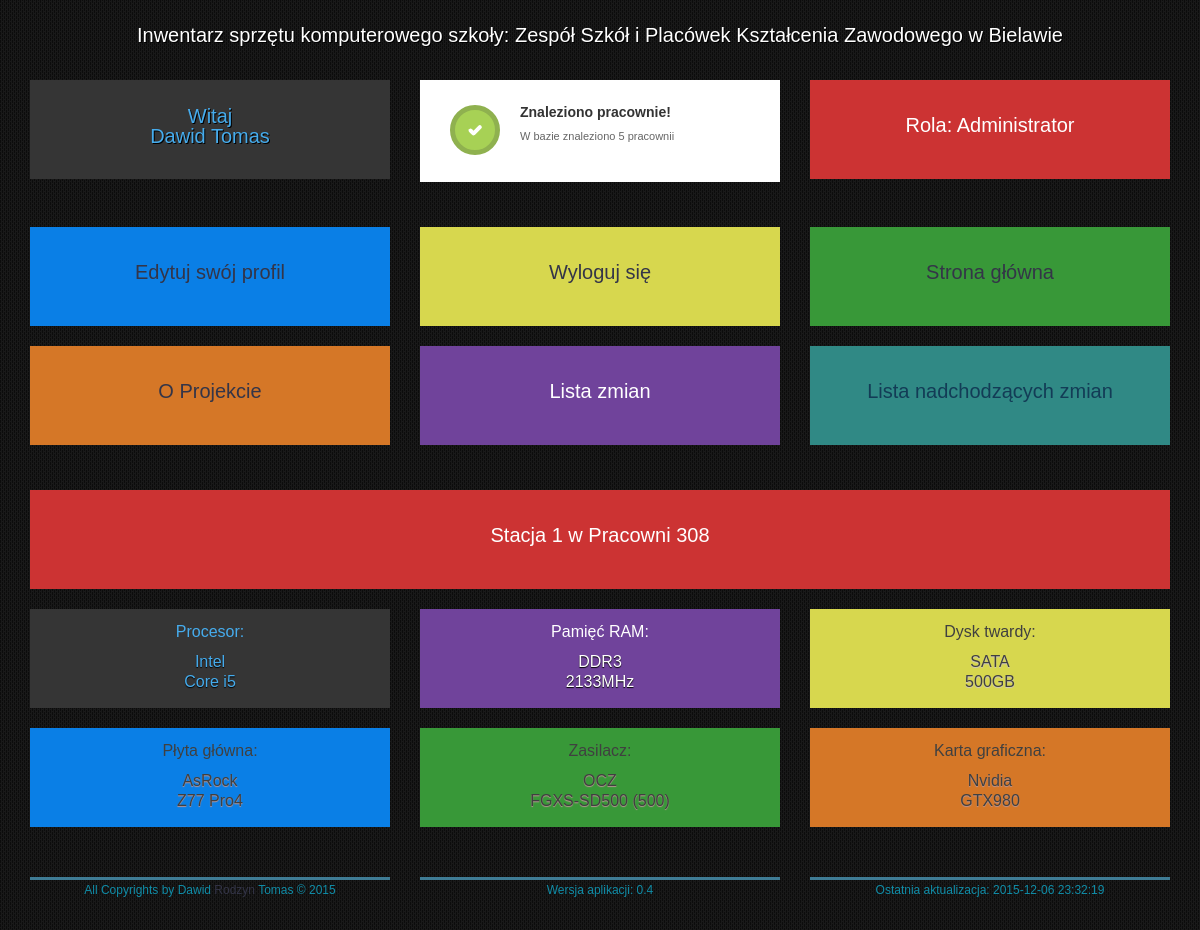
The app's page /stanowisko.php?pracownia=308&stanowisko=1 (signed in) with its own data.
### tables this page shows
CREATE TABLE IF NOT EXISTS `ustawienia` (
  `id` int(255) NOT NULL,
  `nazwa-szkoly` text NOT NULL,
  `wersja-apki` float NOT NULL,
  `data-aktualizacji` datetime NOT NULL
);

CREATE TABLE IF NOT EXISTS `uzytkownicy` (
  `id` int(10) NOT NULL,
  `imie` varchar(255) NOT NULL,
  `nazwisko` varchar(255) NOT NULL,
  `admin` int(10) NOT NULL,
  `login` varchar(255) NOT NULL,
  `haslo` varchar(255) NOT NULL
);

CREATE TABLE IF NOT EXISTS `pracownia_308` (
  `id` int(11) NOT NULL,
  `nazwa` varchar(255) NOT NULL,
  `procesor_producent` varchar(255) NOT NULL,
  `procesor_model` varchar(255) NOT NULL,
  `ram_typ` varchar(10) NOT NULL,
  `ram_taktowanie` int(10) NOT NULL,
  `dysk_interfejs` varchar(10) NOT NULL,
  `dysk_pojemnosc` int(10) NOT NULL,
  `mobo_producent` varchar(255) NOT NULL,
  `mobo_model` varchar(255) NOT NULL,
  `zasilacz_producent` varchar(255) NOT NULL,
  `zasilacz_model` varchar(255) NOT NULL,
  `zasilacz_moc` int(255) NOT NULL,
  `grafika_producent` varchar(255) NOT NULL,
  `grafika_model` varchar(255) DEFAULT NULL
);

### libs/pracownie-lib.php (called while the page is built, shortened)
<?php
    class Pracownie
    {
        public function iloscPracowni() {
            require('dbconnect.php');
            $ile_pracownii = "SELECT id FROM listapracownii";
            $pobierz_ilosc = mysqli_query($polaczenie, $ile_pracownii);
            $ilosc = mysqli_num_rows($pobierz_ilosc);
            return $ilosc;
        }
    }
?>

### libs/stanowisko-lib.php (the view, shortened to what this page needs)
<?php
    class Stanowisko {
        public function podstawoweDane($id_pracowni, $id_kompa) {
            require('dbconnect.php');
            $dane_stacji = "SELECT * FROM pracownia_$id_pracowni WHERE id=$id_kompa";
            $pobierz_stacje = mysqli_query($polaczenie, $dane_stacji);
            $dane_stanowiska = $pobierz_stacje->fetch_assoc();
            $dysk_poj = $dane_stanowiska['dysk_pojemnosc'];
            echo '<div class="row odstep">
                    <div class="col-md-4">
                        <div class="procesor kafelek brazowy">
                            <p class="procesor">Procesor:</p>
                            <p class="dane-procesora">'.$dane_stanowiska['procesor_producent'].'<br>'.$dane_stanowiska['procesor_model'].'</p>
                        </div>
                    </div>
                    <div class="col-md-4">
                        <div class="ram kafelek fioletowy">
                            <p class="ram">Pamięć RAM:</p>
                            <p class="dane-ram">'.$dane_stanowiska['ram_typ'].'<br>'.$dane_stanowiska['ram_taktowanie'].'MHz</p>
                        </div>
                    </div>
                    <div class="col-md-4">
                        <div class="dysk kafelek zolty">
                            <p class="dysk">Dysk twardy:</p>
                            <p class="dane-dysk">'.
                                $dane_stanowiska['dysk_interfejs']
                            .'<br>'.
                                (($dysk_poj > 1000) ? ($dysk_poj/1000).'TB' : $dysk_poj.'GB')
                            .'</p>
                        </div>
                    </div>
                   </div>
                ';
            echo '<div class="row odstep">
                    <div class="col-md-4">
                        <div class="plyta-glowna kafelek niebieski">
                            <p class="plyta-glowna">Płyta główna:</p>
                            <p class="dane-plyta-glowna">'.$dane_stanowiska['mobo_producent'].'<br>'.$dane_stanowiska['mobo_model'].'</p>
                        </div>
                    </div>
                    <div class="col-md-4">
                        <div class="zasilacz kafelek zielony">
                            <p class="zasilacz">Zasilacz:</p>
                            <p class="dane-zasilacz">'.$dane_stanowiska['zasilacz_producent'].'<br>'.$dane_stanowiska['zasilacz_model'].' ('.$dane_stanowiska['zasilacz_moc'].')</p>
                        </div>
                    </div>
                    <div class="col-md-4">
                        <div class="karta-graficzna kafelek pomaranczowy">
                            <p class="karta-graficzna">Karta graficzna:</p>
                            <p class="dane-karta-graficzna">'.$dane_stanowiska['grafika_producent'].'<br>'.$dane_stanowiska['grafika_model'].'</p>
                        </div>
                    </div>
                  </div>
            ';
        }
    }
?>

### header.php (shortened to what this page needs)
<?php
require_once('libs/inwentarz-lib.php');
require_once('libs/pracownie-lib.php');
require_once('libs/stanowisko-lib.php');
$inwentarz = new Inwentarz();
$pracownie = new Pracownie();
$dane_usera = $inwentarz->daneZalogowanego();
?>
<!docType HTML>
<html>
<head>
    <title>Inwentarz dla szkoły <?php $inwentarz->nazwaSzkoly(); ?></title>
    <link rel="stylesheet" type="text/css" href="css/bootstrap.min.css">
    <link rel="stylesheet" type="text/css" href="css/panel.css">
    <link rel="stylesheet" type="text/css" href="css/powiadomienia.css">
</head>
<body>
<header id="header">
    <div class="container">
        <div class="row">
            <div class="col-md-12">
                <div class="szkola">
                    <p>Inwentarz sprzętu komputerowego szkoły: <?php $inwentarz->nazwaSzkoly(); ?></p>
                </div>
            </div>
        </div>
        <div class="row oddziel">
            <div class="col-md-4">
                <div class="dane-uzytkownika kafelek brazowy">
                    <p class="srodkuj">Witaj <br><?php echo $dane_usera['imie']; ?> <?php echo $dane_usera['nazwisko'];?></p>
                </div>
            </div>
            <div class="col-md-4">
                <div class="powiadomienie bialy">
                    <?php $ile = $pracownie->iloscPracowni();
                    if ($ile == 0) { echo '
                            <section class="notif notif-warning">
                                <h6 class="notif-title">Nie znalezniono pracowni!</h6>
                                <p>W bazie nie znaleziono żadnej pracowni!</p>
                            </section>';
                    } else { ?>
                        <section class="notif notif-notice">
                            <h6 class="notif-title">Znaleziono pracownie!</h6>
                            <p>W bazie znaleziono  <?php if($ile == 1 || $ile == 2 || $ile == 3 || $ile == 4) {echo $ile.' pracownie';} else {echo $ile.' pracownii';}?></p>
                        </section>
                    <?php } ?>
                </div>
            </div>
            <div class="col-md-4">
                <div class="uprawnienia kafelek czerwony">
                    <p class="uprawnienie srodkuj">Rola: <?php $inwentarz->rolaUsera();?></p>
                </div>
            </div>
        </div>
    </div>
</header>
<acticle>
    <div class="container oddziel">
        <div class="row odstep">
            <div class="col-md-4">
                <div class="edytuj-profil kafelek niebieski">
                    <a href="#"><p class="srodek">Edytuj swój profil</p></a>
                </div>
            </div>
            <div class="col-md-4">
                <div class="wyloguj kafelek zolty">
                    <a href="?id=wyloguj">
                        <p>Wyloguj się</p>
                    </a>
                </div>
            </div>
            <div class="col-md-4">
                <div class="lista-userow kafelek zielony">
                    <a href="panel.php">
                        <p>Strona główna</p>
                    </a>
                </div>
            </div>
        </div>
        <div class="row odstep">
            <div class="col-md-4">
                <div class="o-projekcie kafelek pomaranczowy">
                    <a href="oprojekcie.php">
                        <p>O Projekcie</p>
                    </a>
                </div>
            </div>
            <div class="col-md-4">
                <div class="changelog kafelek fioletowy">
                    <a href="#">
                        <p>Lista zmian</p>
                    </a>
                </div>
            </div>
            <div class="col-md-4">
                <div class="to-do-list kafelek morski">
                    <a href="#">
                        <p>Lista nadchodzących zmian</p>
                    </a>
                </div>
            </div>
        </div>
    </div>

### libs/inwentarz-lib.php (shortened to what this page needs)
<?php
class Inwentarz {
    public function nazwaSzkoly() {
        require('dbconnect.php');
        $szkola_nazwa = "SELECT * FROM ustawienia";
        $nazwa = $polaczenie->query($szkola_nazwa);
        while($szkola = $nazwa->fetch_assoc()) {
            echo $szkola["nazwa-szkoly"];
        }
    }
    public function rolaUsera() {
        $inwentarz = new Inwentarz();
        $rola = $inwentarz->daneZalogowanego();
        if($rola['id'] == 1) {
            echo 'Administrator';
        } else {
            echo 'Użytkownik';
        }
    }
    public function wersjaAplikacji() {
        require('dbconnect.php');
        $wersja_apki = "SELECT * FROM ustawienia";
        $nazwa = $polaczenie->query($wersja_apki);
        while($wersja = $nazwa->fetch_assoc()) {
            echo $wersja["wersja-apki"];
        }
    }
    public function dataAktualizacji() {
        require('dbconnect.php');
        $data_aktualizacji = "SELECT * FROM ustawienia";
        $nazwa = $polaczenie->query($data_aktualizacji);
        while($data = $nazwa->fetch_assoc()) {
            echo $data["data-aktualizacji"];
        }
    }
    public function daneZalogowanego($user_id = -1) {
        require('dbconnect.php');
        if($user_id == -1) {
            $user_id = $_SESSION['uzytkownik_id'];
        }
        $informacje = "SELECT * FROM uzytkownicy WHERE id = '$user_id' LIMIT 1";
        $pobierz_info = mysqli_query($polaczenie, $informacje);
        return mysqli_fetch_assoc($pobierz_info);
    }
}
?>

### css/panel.css (style rules this page uses)
*::after, *::before { box-sizing: unset; }
.oddziel { margin-top: 25px; }
.odstep { margin-top: 20px; }
body { background-image: url('../imgs/bg.png') !important; }
body #header .szkola { margin-top: 25px; }
body #header .szkola p { text-align: center; color: #FFF; text-shadow: 1px 1px 0px #000; font-size: 20px; }
body #header .dane-uzytkownika p { text-align: center; color: #FFF; text-shadow: 1px 1px 0px #000; font-size: 20px; }
body a { color: #343548; text-decoration: none !important; -webkit-transition: all 500ms; -moz-transition: all 500ms; -ms-transition: all 500ms; -o-transition: all 500ms; transition: all 500ms; }
body p.procesor, body p.ram, body p.dysk, body p.plyta-glowna, body p.zasilacz, body p.karta-graficzna { text-align: center; padding-top: 13px; font-size: 16px; }
body p.dane-procesora, body p.dane-ram { padding-top: 0px; text-align: center; font-size: 16px; text-shadow: 0px 1px 1px #000001; }
body p.dane-dysk, body p.dane-plyta-glowna, body p.dane-zasilacz, body p.dane-karta-graficzna { padding-top: 0px; text-align: center; font-size: 16px; text-shadow: 0px 1px 1px #BA9595; }
body p.dane-dysk { text-shadow: 0px 1px 1px #CEC6C6; }
body .kafelek { height: 99px; }
body .brazowy { background-color: #353535; }
body .brazowy p { color: #46aced !important; }
body .brazowy p.srodkuj { color: #46aced !important; padding-top: 26px; }
body .bialy { background-color: #ffffff; }
body .bialy .notif { border-radius: 0px !important; }
body .czerwony { background-color: #C33 !important; }
body .czerwony p { color: white; text-align: center; padding-top: 35px; font-size: 20px; }
body .niebieski { background-color: #0a7fe6; }
body .niebieski a p { text-align: center; font-size: 20px; padding-top: 35px; -webkit-transition: all 500ms; -moz-transition: all 500ms; -ms-transition: all 500ms; -o-transition: all 500ms; transition: all 500ms; }
body .zolty { background-color: #d7d74e; }
body .zolty a p { text-align: center; font-size: 20px; padding-top: 35px; -webkit-transition: all 500ms; -moz-transition: all 500ms; -ms-transition: all 500ms; -o-transition: all 500ms; transition: all 500ms; }
body .zielony { background-color: #389838; }
body .zielony a p { text-align: center; font-size: 20px; padding-top: 35px; -webkit-transition: all 500ms; -moz-transition: all 500ms; -ms-transition: all 500ms; -o-transition: all 500ms; transition: all 500ms; }
body .pomaranczowy { background-color: #d57727; }
body .pomaranczowy a p { text-align: center; font-size: 20px; padding-top: 35px; -webkit-transition: all 500ms; -moz-transition: all 500ms; -ms-transition: all 500ms; -o-transition: all 500ms; transition: all 500ms; }
body .fioletowy { background-color: #70439b; }
body .fioletowy a p { text-align: center; font-size: 20px; padding-top: 35px; -webkit-transition: all 500ms; -moz-transition: all 500ms; -ms-transition: all 500ms; -o-transition: all 500ms; transition: all 500ms; }
body .fioletowy a, body .fioletowy p { color: white !important; }
body .morski { background-color: #308985; }
body .morski a p { text-align: center; font-size: 20px; padding-top: 35px; -webkit-transition: all 500ms; -moz-transition: all 500ms; -ms-transition: all 500ms; -o-transition: all 500ms; transition: all 500ms; }
body .morski a { color: #133c56 !important; }

### css/powiadomienia.css (style rules this page uses)
body { font: 12px/20px 'Lucida Grande', Verdana, sans-serif; color: #404040; background: #343137; }
.notif { position: relative; padding: 25px 30px 25px 100px; min-height: 50px; line-height: 22px; background: white; border-radius: 10px; }
.notif:before { content: ''; position: absolute; top: 25px; left: 30px; width: 40px; height: 40px; border: 5px solid; border-radius: 25px; }
.notif p { font-size: 11px; color: #666; }
.notif-title { margin: 0 0 5px; font-size: 14px; font-weight: bold; color: #333; }
.notif-title:before, .notif-title:after { content: ''; position: absolute; background: white; border-radius: 2px; }
.notif-notice:before { background: #a7d155; border-color: #8fb14f; }
.notif-notice .notif-title:before, .notif-notice .notif-title:after { top: 44px; left: 55px; width: 4px; height: 12px; -webkit-transform: rotate(45deg); -moz-transform: rotate(45deg); -ms-transform: rotate(45deg); -o-transform: rotate(45deg); transform: rotate(45deg); }
.notif-notice .notif-title:after { top: 50px; left: 48px; width: 8px; height: 4px; }

### records on screen
ustawienia: value "Zespół Szkół i Placówek Kształcenia Zawodowego w Bielawie", value "0.4", value "2015-12-06 23:32:19"
uzytkownicy: imie "Dawid", nazwisko "Tomas"
pracownia_308: procesor_producent "Intel", procesor_model "Core i5", ram_typ "DDR3", ram_taktowanie "2133", dysk_interfejs "SATA", dysk_pojemnosc "500", mobo_producent "AsRock", mobo_model "Z77 Pro4", zasilacz_producent "OCZ", zasilacz_model "FGXS-SD500", zasilacz_moc "500", grafika_producent "Nvidia", grafika_model "GTX980"

### other values on screen
$ile "5"
$_GET["stanowisko"] "1"
$_GET["pracownia"] "308"
